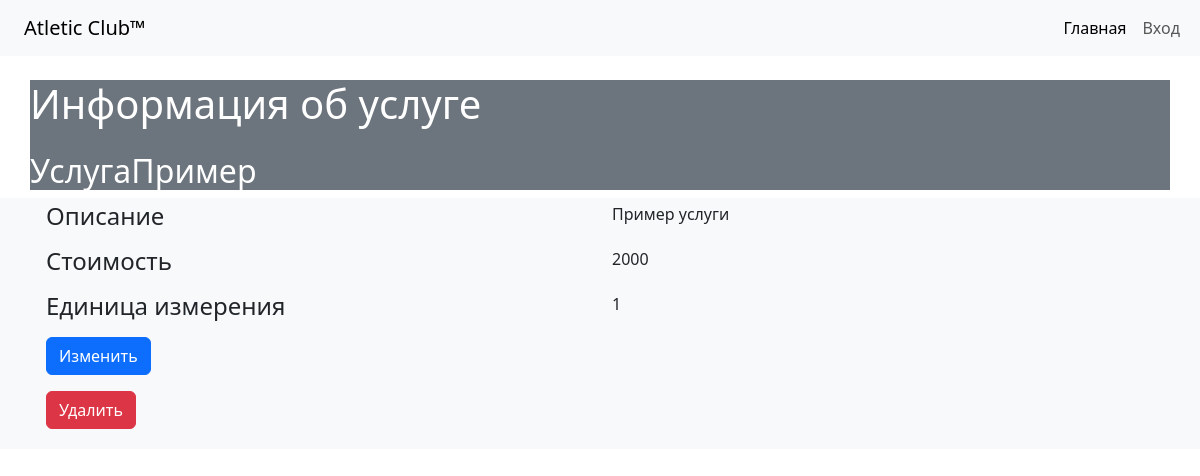
Screenshot of /services/1 with the database file from the repository.
### diplom/services/models.py (models this page shows, shortened)
class Services(models.Model):
    date = models.DateField(blank="True", verbose_name="Дата")
    name = models.CharField(max_length=250, verbose_name='Наименование')
    description = models.TextField(max_length=250, verbose_name='Описание')
    price = models.IntegerField(verbose_name='Стоимость')
    unit = models.IntegerField(verbose_name='Единица измерения')

### diplom/services/views.py (the view)
# urls.py: path('<int:pk>', views.ServiceShowView.as_view(), name='service_show'),
class ServiceShowView(DetailView):
    model = models.Services
    template_name = 'services/service_show.html'
    context_object_name = 'service'

### diplom/templates/services/service_show.html
{% extends 'base.html' %}
{% load django_bootstrap5 %}
{% block content %}
  <div class="container card-header bg-secondary text-white">
    <h1 class="my-4">
        Информация об услуге
    </h1>
    <h2>{{ service.name }}</h2>
  </div>
    <div class="card-body bg-light">
      <div class="container">
        <div class="row p-1">
          <div class="col"><h4>Описание</h4></div>
          <div class="col">{{service.description}}</div>
        </div>
        <div class="row p-1">
          <div class="col"><h4>Стоимость</h4></div>
          <div class="col">{{service.price}}</div>
        </div>
        <div class="row p-1">
          <div class="col"><h4>Единица измерения</h4></div>
          <div class="col">{{service.unit}}</div>
        </div>
        <div class="row p-1">
          <div class="col">
            <form action="{% url 'service_update' service.pk %}">
            <button class="btn btn-primary mb-3" type="submit">Изменить</button>
          </form>
          <form action="{% url 'service_delete' service.pk %}">
            <button class="btn btn-danger mb-3" type="submit">Удалить</button>
          </form>
          </div>
        </div>
      </div>
    </div>
{% endblock%}

### rows the page displays
Services: name "УслугаПример", description "Пример услуги", price "2000", unit "1"
